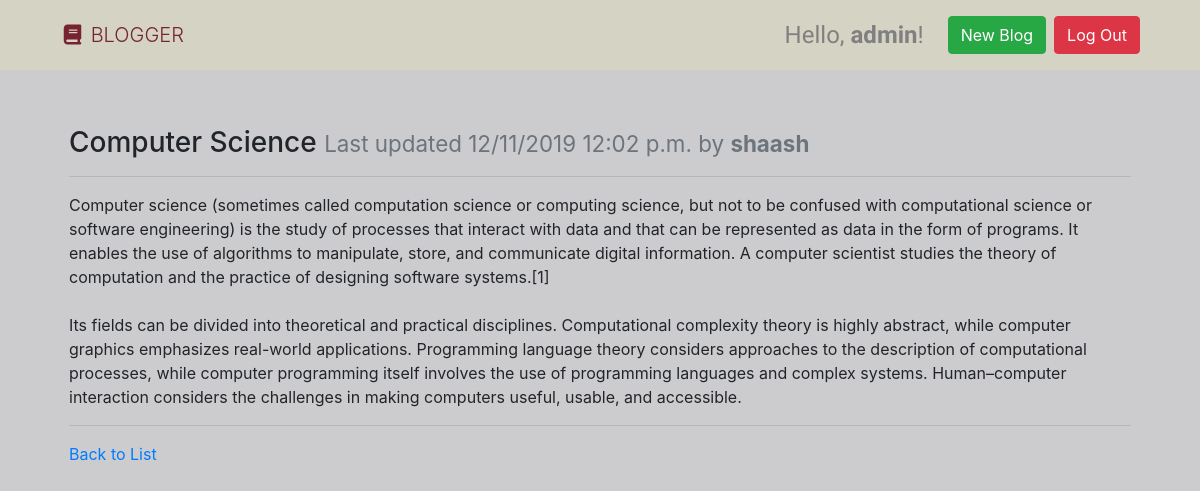
The page /computer-science/ (signed in) on the database its author committed.
### blogs/models.py (models this page shows, shortened)
class Page(models.Model):
    title = models.CharField(max_length=settings.BLOG_PAGE_TITLE_MAX_LENGTH, unique=True,
                             )
    author = models.ForeignKey(User, on_delete=models.PROTECT,
                               help_text="The user that posted this article.") # this User is a object of class User that django has
    slug = models.CharField(max_length=settings.BLOG_PAGE_TITLE_MAX_LENGTH, blank=True, editable=False,
                            help_text="Unique URL path to access this page. Generated by the system.")
    content = models.TextField(
        )
    created = models.DateTimeField(auto_now_add=True,
                                   help_text="The date and time this page was created. Automatically generated when the model saves.")
    modified = models.DateTimeField(auto_now=True,
                                    help_text="The date and time this page was updated. Automatically generated when the model updates.")
    is_public = models.BooleanField(default=True)

### blogs/views.py (the view)
# urls.py: path('<str:slug>/', PageDetailView.as_view(), name='blog-details-page'),
class PageDetailView(DetailView):
    model = Page
    def get(self, request, slug):
        page = get_object_or_404(Page, slug=slug)
        return render(request, 'page.html', {
          'page': page
        })

### blogs/templates/page.html (shortened to what this page needs)
{% extends "base.html" %}
{% block content %}
  <div class="row">
    <div class="col m-4">
      <h3>{{ page.title }} <small class="text-muted">Last updated {{ page.modified|date:"SHORT_DATETIME_FORMAT" }} by <b>{{ page.author.username }}</b></small></h3>
      <hr>
      <p>{{ page.content|linebreaksbr }}</p>
      <hr>
      <a href="{% url 'blog-list-page' %}">Back to List</a>
    </div>
  </div>
{% endblock %}

### templates/base.html (shortened to what this page needs)
<!doctype html>
{% load static %}
<html lang="en">
  <head>
    <link rel="stylesheet" href="https://stackpath.bootstrapcdn.com/bootstrap/4.3.1/css/bootstrap.min.css"
>
    <link rel="stylesheet" href="{% static '/base.css' %}">
  </head>
  <body>
    <nav class="navbar navbar-expand-md ">
      <a class="navbar-brand" href="{% url 'blog-list-page' %}"><i class="fas fa-fw fa-book"></i> BLOGGER</a>
      <form class="form-inline ml-auto">
        {% if user.is_authenticated %}
          <div class="greet">Hello, <strong>{{ request.user }}</strong>!</div>
          <a href="{% url 'submit-blog' %}" class="btn btn-success ml-4">New Blog</a>
          <a href="{% url 'logout' %}" class="btn btn-danger ml-2">Log Out</a>
        {% else %}
          <a href="{% url 'login' %}" class="btn btn-secondary ml-2">Log In</a>
          <a href="{% url 'accounts-signup' %}" class="btn btn-primary ml-2">Sign Up</a>
        {% endif %}
      </form>
    </nav>
    <main role="main" class="container" style="margin-top: 4vh;">
      {% block content %}{% endblock %}
    </main>
  </body>

### static/base.css (style rules this page uses)
.navbar { background-color: rgb(212, 211, 196); height: 70px; padding: 0 5%; }
.navbar-brand { color:rgb(119, 35, 49); font-weight: 300; }
.greet { color: gray; font-family: 'Sofia'; font-size: 3vmin; }
body { background-color: rgb(204, 204, 207); padding: 0; margin: 0; }

### rows shown on the page
Page: title "Computer Science", modified "12/11/2019 12:02 p.m.", author.username "shaash", content "Computer science (sometimes called computation science or computing science, but not to be confused with computational science or software engineering) is the study of processes that interact with data and that can be represented as data in the form of programs. It enables the use of algorithms to manipulate, store, and communicate digital information. A computer scientist studies the theory of computation and the practice of designing software systems.[1] Its fields can be divided into theoretical and practical disciplines. Computational complexity theory is highly abstract, while computer graphics emphasizes real-world applications. Programming language theory considers approaches to the…"

### other values the page prints
{{ request.user }} "admin"
